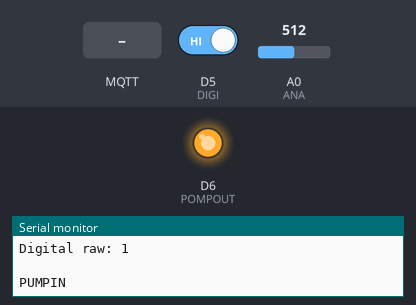
The sketch below on a simulated ESP8266 (NodeMCU). Shown: output pins drawn as LEDs (lit = HIGH), the last lines printed to the serial monitor. Inputs (shaded band) come from the test bench; at power-on: D5 (DIGI) HIGH, A0 (ANA) = 512. WiFi joins after 1.5 s; servers stay silent unless stated; no MQTT or app messages arrive unless stated.

Above: at 13.9 s.
14.0 s: D5 (DIGI) driven LOW
At 21.7 s:
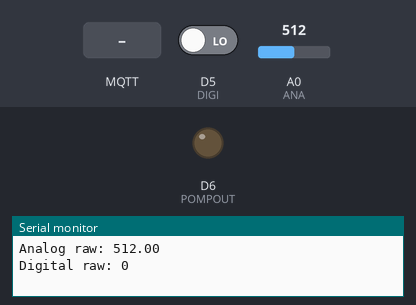
22.0 s: D5 (DIGI) driven HIGH
At 31.7 s:
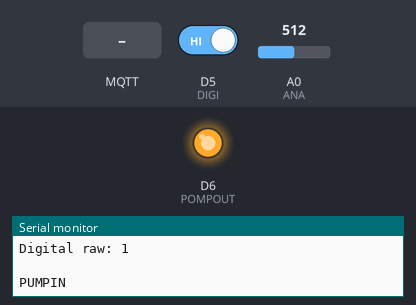
32.0 s: MQTT message "on" arrives on the first subscribed topic
At 33.4 s:
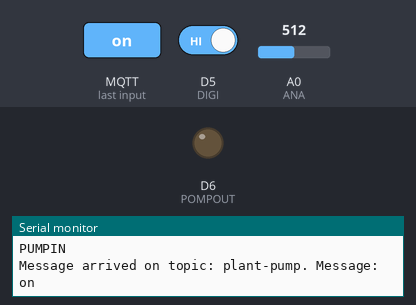
Timing chart, 0 to 42.0 s (numbered marks = the images above; inputs shaded):
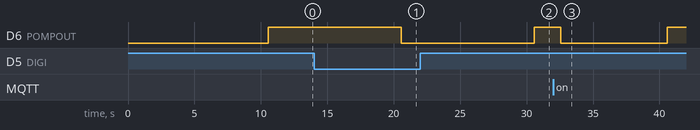

Measured:
- after the input at 14.0 s, D6 (POMPOUT): HIGH → LOW after 6.6 s
- after the input at 22.0 s, D6 (POMPOUT): LOW → HIGH after 8.6 s
- after the input at 32.0 s, D6 (POMPOUT): HIGH → LOW after 0.58 s, → HIGH 8.0 s later

The sketch:

main.ino
```cpp
#include <PubSubClient.h>
#include <ESP8266WiFi.h>
#include <ESP8266WebServer.h>

#define LED D4 // Use built-in LED which connected to D4 pin or GPIO 2
#define NETWORK_NAME "network name"
#define PASSWORD "network password"
#define MQTT_SERVER "broker.mqttdashboard.com"
#define MQTT_CLIENT_ID "your client id"
#define MEASURE_PERIOD 10000
#define PORT 80
#define ANA A0
#define DIGI D5
#define POMPOUT D6

WiFiClient espClient;

PubSubClient client(espClient);
char buffer [50]; //extend if bigger data is expected

ESP8266WebServer server(PORT); // Port for webserver

long now = millis();
long lastMeasure = 0;

double analogValue = 0.0;
int digitalValue = 0;

void setup_wifi() {
  delay(10);
  // We start by connecting to a WiFi network
  Serial.println();
  Serial.print("Connecting to ");
  Serial.println(NETWORK_NAME);
  WiFi.begin(NETWORK_NAME, PASSWORD);
  while (WiFi.status() != WL_CONNECTED) {
    delay(500);
    Serial.print(".");
  }
  Serial.println("");
  Serial.print("WiFi connected - ESP IP address: ");
  Serial.println(WiFi.localIP());
}

// This functions is executed when some device publishes a message to a topic that your ESP8266 is subscribed to
// Change the function below to add logic to your program, so when a device publishes a message to a topic that
// your ESP8266 is subscribed you can actually do something
void callback(String topic, byte* message, unsigned int length) {
  Serial.print("Message arrived on topic: ");
  Serial.print(topic);
  Serial.print(". Message: ");
  String messageTemp;

  for (int i = 0; i < length; i++) {
    Serial.print((char)message[i]);
    messageTemp += (char)message[i];
  }
  Serial.println();

  // Feel free to add more if statements to control more GPIOs with MQTT

  if(topic == "plant-pump"){
    if(messageTemp == "1"){
      digitalWrite(POMPOUT, true);
    }else{
      digitalWrite(POMPOUT, false);
    }
  }
}

// This functions reconnects your ESP8266 to your MQTT broker
// Change the function below if you want to subscribe to more topics with your ESP8266
void reconnect() {
  // Loop until we're reconnected
  while (!client.connected()) {
    Serial.print("Attempting MQTT connection...");
    // Attempt to connect
    /*
     YOU MIGHT NEED TO CHANGE THIS LINE, IF YOU'RE HAVING PROBLEMS WITH MQTT MULTIPLE CONNECTIONS
     To change the ESP device ID, you will have to give a new name to the ESP8266.
     Here's how it looks:
       if (client.connect("ESP8266Client")) {
     You can do it like this:
       if (client.connect("ESP1_Office")) {
     Then, for the other ESP:
       if (client.connect("ESP2_Garage")) {
      That should solve your MQTT multiple connections problem
    */
    if (client.connect(MQTT_CLIENT_ID)) {
      Serial.println("connected");
      // Subscribe or resubscribe to a topic
      // You can subscribe to more topics (to control more LEDs in this example)
      client.subscribe("plant-pump");
    } else {
      Serial.print("failed, rc=");
      Serial.print(client.state());
      Serial.println(" try again in 5 seconds");
      // Wait 5 seconds before retrying
      delay(5000);
    }
  }
}

void setup() {
  pinMode(ANA, INPUT);
  pinMode(DIGI, INPUT);
  pinMode(POMPOUT, OUTPUT);

  Serial.begin(115200);

  setup_wifi();

  client.setServer(MQTT_SERVER, 1883);
  client.setCallback(callback);

  setupServer();
}

void loop() {
  server.handleClient();

  if (!client.connected()) {
    reconnect();
  }
  if(!client.loop())
    client.connect(MQTT_CLIENT_ID);

  now = millis();
  // Publishes new temperature and humidity every 30 seconds
  if (now - lastMeasure > MEASURE_PERIOD) {
    lastMeasure = now;
    analogValue = analogRead(ANA);
    digitalValue = digitalRead(DIGI);
    // Serial data
    Serial.print("Analog raw: ");
    Serial.println(analogValue);
    Serial.print("Digital raw: ");
    Serial.println(digitalValue);
    Serial.println(" ");
    if (digitalValue == 0) {
      digitalWrite(POMPOUT, false);
    } else {
      Serial.println("PUMPIN");
      digitalWrite(POMPOUT, true);
    }

    static char humidityTemp[7];
    dtostrf(analogValue, 6, 2, humidityTemp);

    sprintf(buffer, "%.0f;%d\n", analogValue, digitalValue);

    // Publishes Temperature and Pump values
    client.publish("plant-data", buffer);
  }

  delay(1000);
}

void setupServer() {
  server.on("/", handleRoot);
  server.begin();
  Serial.println("HTTP server started");
}

void handleRoot() {
  server.send(200, "text/plain", "Hello from Make");
}
```
